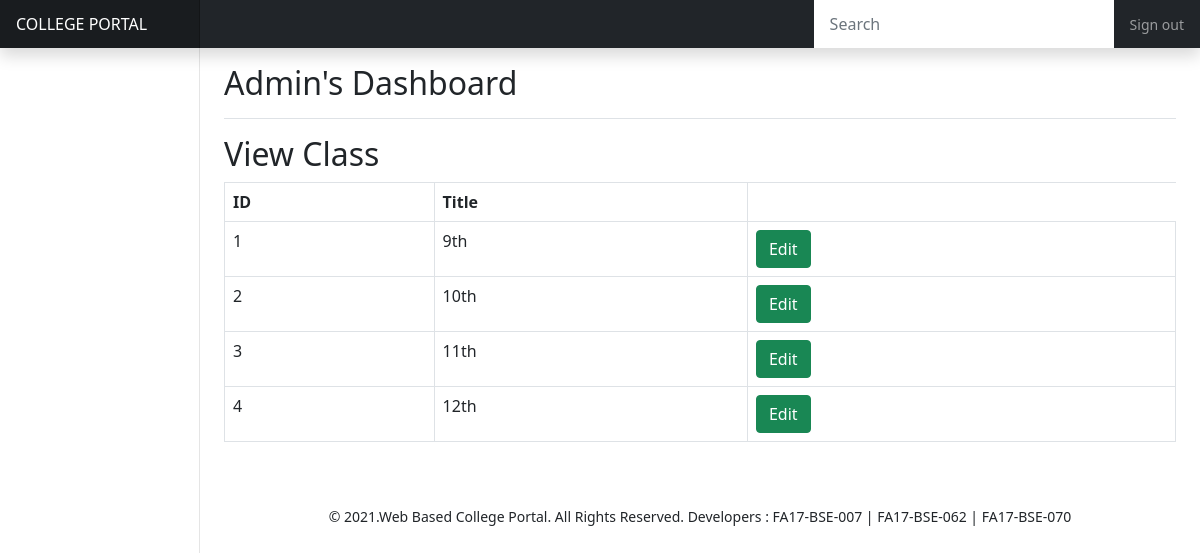
The app's page /admin_view_class.php with its own data.
### tables this page shows
CREATE TABLE `class` (
  `id` int(11) NOT NULL,
  `title` varchar(200) NOT NULL
);

### admin_view_class.php (the view, shortened to what this page needs)
<?php
include ('config.php');
$query = "SELECT * FROM class";
$result = mysqli_query($connection,$query);
?>
<html>
  <head>
    <link href="css/bootstrap.css" rel="stylesheet">
    <link href="css/dashboard.css" rel="stylesheet">
    <link href="css/style.css" rel="stylesheet">
  </head>
  <body>
     <?php
  include('backend_header.php');
  ?>
    <div class="container-fluid">
      <div class="row">
        <?php
  include('navbar.php');
  ?>
        <main class="col-md-9 ms-sm-auto col-lg-10 px-md-4">
          <div class="d-flex justify-content-between flex-wrap flex-md-nowrap align-items-center pt-3 pb-2 mb-3 border-bottom">
            <h1 class="h2">Admin's Dashboard</h1>
          </div>
          <h2>View Class</h2>
            <form>
          <table class="table table-hover table-bordered">
              <thead>
                <tr>
                  <th>ID</th>
                  <th>Title</th>
                </tr>
              </thead>
              <tbody>
                      <?php while($row = mysqli_fetch_array($result)) { ?>
                <tr>
                    <td><?php echo $row['id'];?></td>
                    <td><?php echo $row['title'];?></td>
                   <td>
                     <a target="_blank" href="admin_edit_class.php?id= <?php echo $row['id'] ?> " class="btn btn-success" >Edit</a>
                    </td>
                </tr>
                <?php } ?>
          </table>
            </form>
           <?php
  include('backend_footer.php');
  ?>
        </main>
      </div>
      </div>
  </body>
</html>

### CSS/dashboard.css (style rules this page uses)
body { font-size: .875rem; }

### records on screen
class: id "1", title "9th"
class: id "2", title "10th"
class: id "3", title "11th"
class: id "4", title "12th"
